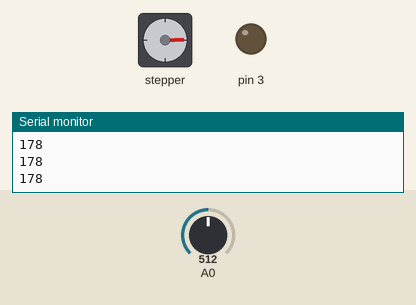
This sketch was run on a simulated Arduino Uno, built with avr-gcc and run on an emulated ATmega328P. Shown: stepper motor, output pins drawn as LEDs (lit = HIGH), the last lines printed to the serial monitor. Wiring (inferred from the names in the program): stepper motor (200 steps per turn assumed): coils pin 9, pin 10, pin 11, pin 12. Inputs (shaded band) come from the test bench; at power-on: A0 = 512. Pins used as bus, display or sensor lines are not drawn.

Above: at 1.2 s.
1.3 s: A0 set to 1023
At 2.8 s:
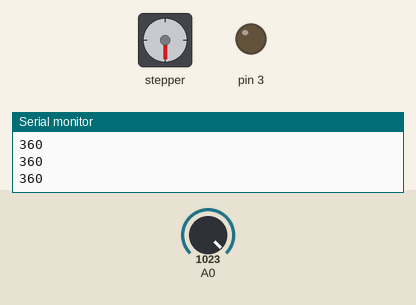
3.1 s: A0 set to 900
At 4.0 s:
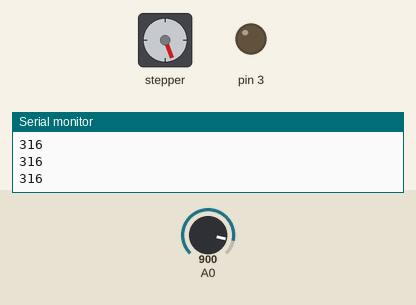
4.6 s: A0 set to 716
At 5.2 s:
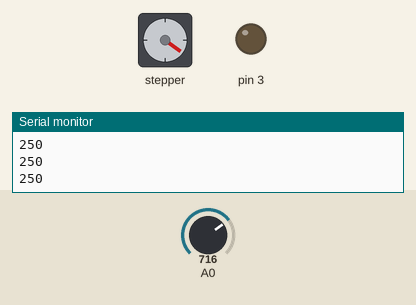
6.2 s: A0 set to 306
At 6.8 s:
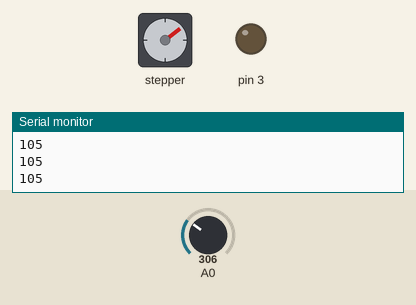
Timing chart, 0 to 8.9 s (numbered marks = the images above; inputs shaded):
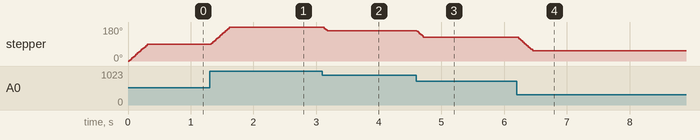

The sketch:

PRACTICA_7.ino
```cpp
double angle = 0;
String instring = "";
int ent1 = 12;
int ent2 = 11;
int ent3 = 10;
int ent4 = 9;
int Steps = 0;
int currentAngle = 0;
double currentSteps = 0;
double aux = 0;

int Paso [ 8 ][ 4 ] =
{ {1, 0, 0, 0},
  {1, 1, 0, 0},
  {0, 1, 0, 0},
  {0, 1, 1, 0},
  {0, 0, 1, 0},
  {0, 0, 1, 1},
  {0, 0, 0, 1},
  {1, 0, 0, 1}
};
void setup() {
  Serial.begin(9600);// put your setup code here, to run once:
  pinMode(3, OUTPUT);
  pinMode(ent1, OUTPUT);
  pinMode(ent2, OUTPUT);
  pinMode(ent3, OUTPUT);
  pinMode(ent4, OUTPUT);
}

void SetDirection()
{
  if (angle > currentAngle)
    Steps--;
  else
    Steps++;

  Steps = ( Steps + 8 ) % 8 ;
}

void stepper()            //Avanza un paso
{
  digitalWrite( ent1, Paso[Steps][ 0] );
  digitalWrite( ent2, Paso[Steps][ 1] );
  digitalWrite( ent3, Paso[Steps][ 2] );
  digitalWrite( ent4, Paso[Steps][ 3] );
  SetDirection();
}

void giro() {
  if (currentAngle != angle) {
    if (angle != 0) {
      double pasos = ((angle * 200) / 360);

      if (pasos == 0) {
        aux = 0;
      } else {
        aux = pasos - currentSteps;
      }

      currentSteps = pasos;
    } else {
      aux = currentSteps;
      currentSteps = 0;
    }

    if (aux < 0) {
      aux = aux * (-1);
    }

    for (int i = 0; i < aux; i++) {
      stepper();
      delay(3);
    }

    currentAngle = angle;
  }
}

void loop() {
    int a = analogRead(A0);
    delay(3);
    int b = map(a,10,1023,0,360);
    Serial.println(b);
    angle = b;
    giro();
}
```

Measured:
- after the input at 1.3 s, stepper: turns 92° clockwise in 0.31 s, starting at once
- after the input at 3.1 s, stepper: turns 21° counter-clockwise, starting at once
- after the input at 4.6 s, stepper: turns 33° counter-clockwise in 0.11 s, starting at once
- after the input at 6.2 s, stepper: turns 73° counter-clockwise in 0.24 s, starting at once
- by itself, stepper: turns 88° clockwise in 0.28 s
